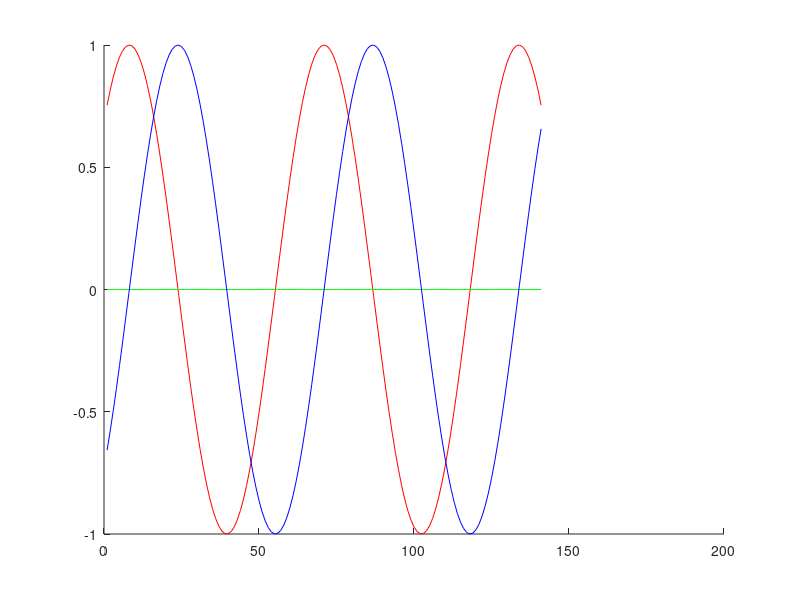

Here is the MATLAB script that generated this plot:
x = -7:0.1:7;
y = cos(x);
e = 1/2*(sin(x) + sin(-x));
o = 1/2*(sin(x) - sin(-x));

figure
hold on
plot(y, 'r')
plot(e, 'g')
plot(o, 'b')
hold off